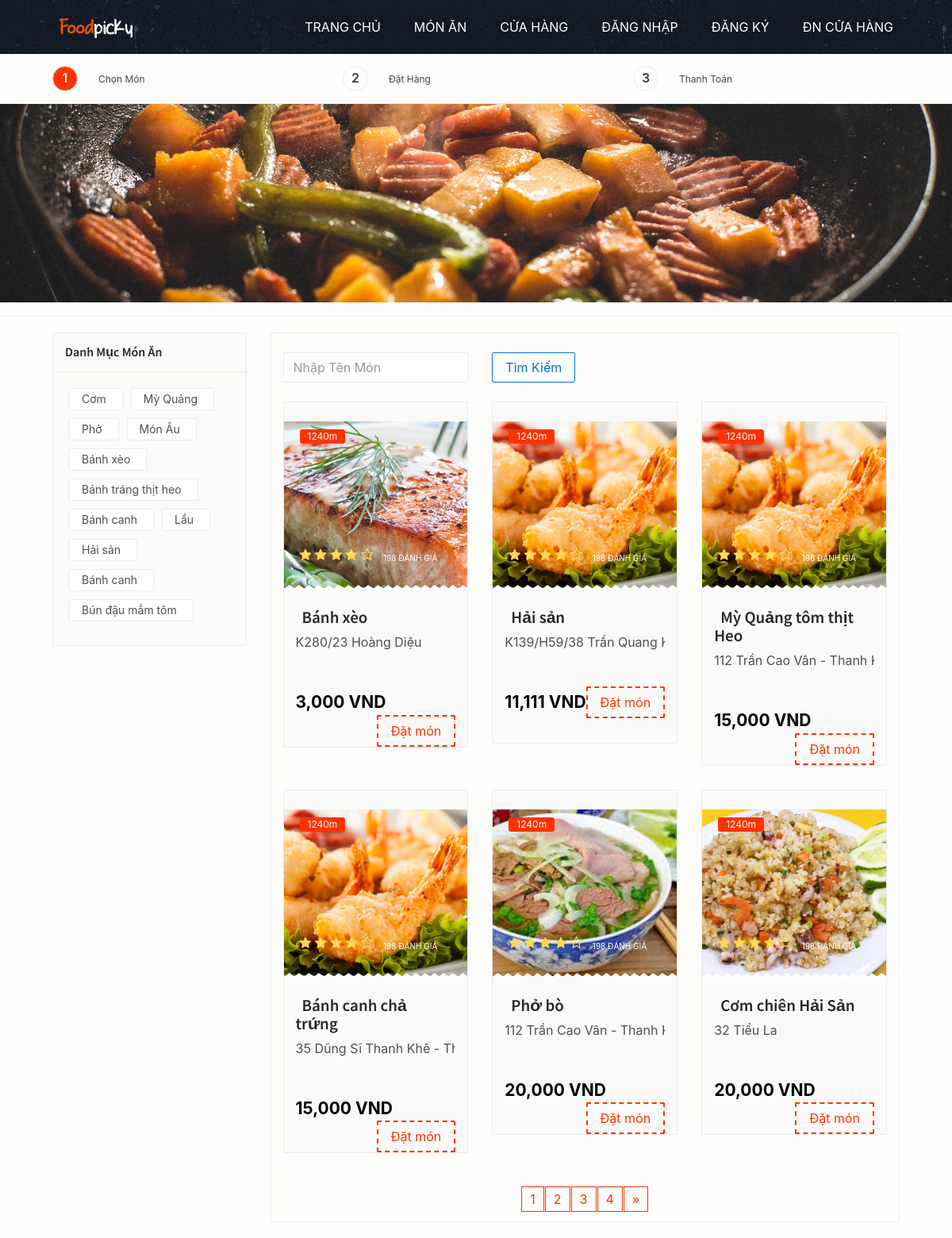
The page /public/mon-an on the database its author committed.
### tables this page shows
CREATE TABLE `danhmucmonan` (
  `IDDanhMuc` int(11) NOT NULL,
  `TenDanhMuc` varchar(50) NOT NULL,
  `MoTaDM` varchar(200) NOT NULL
);

CREATE TABLE `monan` (
  `IDMonAn` int(11) NOT NULL,
  `IDCuaHang` int(11) NOT NULL,
  `IDDanhMuc` int(11) NOT NULL,
  `TenMonAn` varchar(50) NOT NULL,
  `Gia` bigint(100) NOT NULL,
  `Anh1` varchar(100) NOT NULL,
  `Anh2` varchar(100) NOT NULL,
  `Anh3` varchar(100) NOT NULL,
  `MoTa` varchar(100) NOT NULL,
  `TrangThai` varchar(100) NOT NULL,
  `DanhGia` varchar(100) NOT NULL,
  `deleteAt` int(11) DEFAULT NULL
);

CREATE TABLE `cuahang` (
  `IDCuaHang` int(11) NOT NULL,
  `TenCuaHang` varchar(100) NOT NULL,
  `TenDangNhap` varchar(100) NOT NULL,
  `MatKhau` varchar(100) NOT NULL,
  `TenChuCuaHang` varchar(100) NOT NULL,
  `SDT` bigint(20) NOT NULL,
  `Email` varchar(100) NOT NULL,
  `DiaChi` varchar(100) NOT NULL,
  `GioMoCua` time NOT NULL,
  `GioDongCua` time NOT NULL,
  `Anh` varchar(100) NOT NULL,
  `GPKD` varchar(100) NOT NULL,
  `HinhAnhCuaHang` varchar(100) NOT NULL
);

### App/Controllers/MonAnController.php (called while the page is built, shortened)
<?php
class MonAnController extends \Core\Controller
{
    public function indexAction()
    {
        $params = $this->route_params;
        $tenMon = "";
        if (empty($params['id']))
            $params['id'] = 1;
        $MonAnInPage = monanModel::getMonAnPagi($params['id'],$tenMon);
        $danhMuc = danhMucModel::getAll();
        View::render('Client/index.php', ['page' => 'monan', 'title'=>"Danh Sách Món Ăn", 'MonAnInPage' => $MonAnInPage, 'DanhMuc' => $danhMuc,'TuTimKiem'=>$tenMon]);
    }
}

### public/index.php (called while the page is built, shortened)
<?php
$router = new Core\Router();
$router->add('/DoAn1/public/', ['controller' => 'Home', 'action' => 'index']);
$router->add('/DoAn1/public/Home', ['controller' => 'Home', 'action' => 'home']);
$router->add('/DoAn1/public/ds-cua-hang', ['controller' => 'CuahangController', 'action' => 'index']);
$router->add('/DoAn1/public/cua-hang/{idmon:\d+}', ['controller' => 'CuahangController', 'action' => 'monAnOfCuaHang']);
$router->add('/DoAn1/public/cua-hang/by/{idcuahang:\d+}', ['controller' => 'CuahangController', 'action' => 'MonAnByIdCuaHang']);
$router->add('/DoAn1/public/mon-an', ['controller' => 'MonAnController', 'action' => 'index']);
$router->add('/DoAn1/public/mon-an/{id:\d+}', ['controller' => 'MonAnController', 'action' => 'index']);
$router->add('/DoAn1/public/mon-an-loai', ['controller' => 'MonAnController', 'action' => 'LoaiMon']);
$router->add('/DoAn1/public/mon-an-loai/{idcate:\d+}', ['controller' => 'MonAnController', 'action' => 'LoaiMon']);
$router->add('/DoAn1/public/mon-an-loai/{idcate:\d+}/{id:\d+}', ['controller' => 'MonAnController', 'action' => 'LoaiMon']);
$router->add('/DoAn1/public/dang-nhap', ['controller' => 'LoginController', 'action' => 'index']);
$router->add('/DoAn1/public/dang-xuat', ['controller' => 'LoginController', 'action' => 'logout']);
$router->add('/DoAn1/public/dang-ky', ['controller' => 'RegisterController', 'action' => 'index']);
$router->add('/DoAn1/public/checkUNKH', ['controller' => 'RegisterController', 'action' => 'checkUsserName']);
$router->add('/DoAn1/public/them-gio-hang', ['controller' => 'DatHangController', 'action' => 'index']);
$router->add('/DoAn1/public/gio-hang', ['controller' => 'DatHangController', 'action' => 'GioHang']);
$router->add('/DoAn1/public/chi-tiet-don-hang', ['controller' => 'DatHangController', 'action' => 'ChiTietDonHang']);
$router->add('/DoAn1/public/chi-tiet-don-hang/{iddh:\d+}', ['controller' => 'DatHangController', 'action' => 'ChiTietDonHang']);
$router->add('/DoAn1/public/cch-chi-tiet-don-hang/{iddh:\d+}', ['controller' => 'CCHQuanLyMonAnController', 'action' => 'ChiTietDonHang']);
$router->add('/DoAn1/public/deleteItemCart', ['controller' => 'DatHangController', 'action' => 'DeleteItemCart']);
$router->add('/DoAn1/public/checkKhacCuaHang', ['controller' => 'DatHangController', 'action' => 'checkKhacCuaHang']);
$router->add('/DoAn1/public/thanh-toan', ['controller' => 'CheckoutController', 'action' => 'index']);
$router->add('/DoAn1/public/hoa-don', ['controller' => 'DatHangController', 'action' => 'DonHang']);
$router->add('/DoAn1/public/hoa-don/{idhd:\d+}', ['controller' => 'DatHangController', 'action' => 'capNhatHoaDon']);
$router->add('/DoAn1/public/dang-nhap-cch', ['controller' => 'CCHLoginController', 'action' => 'index']);
$router->add('/DoAn1/public/ql-mon-an', ['controller' => 'CCHQuanLyMonAnController', 'action' => 'index']);
$router->add('/DoAn1/public/delete-mon-an/{idmon:\d+}', ['controller' => 'CCHQuanLyMonAnController', 'action' => 'DeleteMon']);
$router->add('/DoAn1/public/don-hang-cua-cua-hang', ['controller' => 'CCHQuanLyMonAnController', 'action' => 'DonHangCuaCuaHang']);
$router->add('/DoAn1/public/ud-status', ['controller' => 'CCHQuanLyMonAnController', 'action' => 'UdStatus']);
$router->add('/DoAn1/public/dang-xuat-cch', ['controller' => 'CCHLoginController', 'action' => 'logout']);
$router->add('/DoAn1/public/Admin', ['controller' => 'AdminController', 'action' => 'index']);
$router->add('/DoAn1/public/Admin/accAdmin', ['controller' => 'AdminController', 'action' => 'accAdmin']);
$router->add('/DoAn1/public/Admin/insertAdmin', ['controller' => 'AdminController', 'action' => 'insertAdmin']);
$router->add('/DoAn1/public/Admin/updateAdmin', ['controller' => 'AdminController', 'action' => 'updateAdmin']);
$router->add('/DoAn1/public/Admin/checkUsername', ['controller' => 'AdminController', 'action' => 'checkUsername']);
$router->add('/DoAn1/public/Admin/deleteAdmin', ['controller' => 'AdminController', 'action' => 'deleteAdmin']);
$router->add('/DoAn1/public/Admin/monan', ['controller' => 'AdMonAnController', 'action' => 'index']);
$router->add('/DoAn1/public/admin/them-MonAn', ['controller' => 'AdMonAnController', 'action' => 'insertMonAn']);
$router->add('/DoAn1/public/admin/thung-rac', ['controller' => 'AdMonAnController', 'action' => 'trashMonAn']);
$router->add('/DoAn1/public/admin/deleteMonAn', ['controller' => 'AdMonAnController', 'action' => 'deleteMonAn']);
$router->add('/DoAn1/public/admin/RestoreMonAn', ['controller' => 'AdMonAnController', 'action' => 'RestoreMonAn']);
$router->add('/DoAn1/public/admin/permanentlyDelete', ['controller' => 'AdMonAnController', 'action' => 'permanentlyDelete']);
$router->add('/DoAn1/public/Admin/danh-muc', ['controller' => 'AdDanhMucController', 'action' => 'index']);
$router->add('/DoAn1/public/Admin/trang-thai', ['controller' => 'AdTrangThaiController', 'action' => 'index']);
$router->add('/DoAn1/public/Admin/taikhoan-khachhang', ['controller' => 'AdKhachHangController', 'action' => 'index']);
$router->add('/DoAn1/public/Admin/taikhoan-cuahang', ['controller' => 'AdChuCuaHangController', 'action' => 'index']);
$router->add('/DoAn1/public/Admin/nhan-vien-gh', ['controller' => 'AdNVGiaoHangController', 'action' => 'index']);
$router->add('/DoAn1/public/Admin/hoa-don', ['controller' => 'AdHoaDonController', 'action' => 'index']);
$router->add('/DoAn1/public/Admin/chitiet-hoadon', ['controller' => 'AdTrangThaiController', 'action' => 'index']);
$router->add('/DoAn1/public/Admin/login', ['controller' => 'AdLoginController', 'action' => 'index']);
$router->add('/DoAn1/public/Admin/logout', ['controller' => 'AdLoginController', 'action' => 'logout']);
$router->dispatch($_SERVER['REQUEST_URI']);

### App/Models/danhMucModel.php (called while the page is built, shortened)
<?php
class danhMucModel extends \Core\Model
{
    public static function getAll()
    {
        $db = static::getDB();
        $stmt = $db->query('SELECT * FROM danhmucmonan');
        return $stmt->fetchAll(PDO::FETCH_ASSOC);
    }
}

### App/Models/monanModel.php (called while the page is built, shortened)
<?php
class monanModel extends \Core\Model
{
    public static function getMonAnPagi($page,$tenMon)
    {
        $db = static::getDB();
        $stmt = $db->query('SELECT COUNT(IDMonAn) FROM   monan WHERE deleteAt IS NULL');
        $totalRecords = current($stmt->fetch(PDO::FETCH_ASSOC));
        $current_page = $page;
        $limit = 6;
        $totalPages = ceil($totalRecords / $limit);
        $start = ($current_page - 1) * $limit;
        $stpr = $db->query('SELECT * FROM monan as ma
                            INNER JOIN (SELECT dm.IDDanhMuc,dm.TenDanhMuc FROM danhmucmonan as dm ) dam ON dam.IDDanhMuc = ma.IDDanhMuc
                            INNER JOIN cuahang ch ON ma.IDCuaHang = ch.IDCuaHang
                            WHERE ma.deleteAt IS NULL  AND TenMonAn LIKE "%'.$tenMon.'%"
                            ORDER BY ma.Gia ASC
                            LIMIT '.$start.', '.$limit.'');
        $MonAn = $stpr->fetchAll(PDO::FETCH_ASSOC);
        $paginatoinInfo = [
            'MonAn' => $MonAn,
            'totalPages' => $totalPages,
            'current_page' => $current_page
        ];
        return $paginatoinInfo;
    }
}

### App/Views/Client/Detail/monan.php (the view, shortened to what this page needs)
<div class="page-wrapper">
    <div class="top-links">
        <div class="container">
            <ul class="row links">
                <li class="col-xs-12 col-sm-4 link-item active"><span>1</span><a href="restaurants.php">Chọn Món</a></li>
                <li class="col-xs-12 col-sm-4 link-item"><span>2</span><a href="#">Đặt Hàng</a></li>
                <li class="col-xs-12 col-sm-4 link-item"><span>3</span><a href="#">Thanh Toán</a></li>
            </ul>
        </div>
    </div>
    <div class="inner-page-hero bg-image" data-image-src="/DoAn1/public/image/img/res.jpeg" style="background: url(&quot;/DoAn1/public/image/img/res.jpeg&quot;) center center / cover no-repeat;">
    </div>
    <div class="result-show">
    </div>
    <section class="restaurants-page">
        <div class="container">
            <div class="row">
                <div class="col-xs-12 col-sm-5 col-md-5 col-lg-3">
                    <div class="widget clearfix">
                        <div class="widget-heading">
                            <h3 class="widget-title text-dark">
                                Danh Mục Món Ăn
                            </h3>
                            <div class="clearfix"></div>
                        </div>
                        <div class="widget-body">
                            <ul class="tags">
                                <?php foreach ($args['DanhMuc'] as $key => $value) { ?>
                                <li>
                                    <a href="/DoAn1/public/mon-an-loai/<?php echo $value['IDDanhMuc'];?>" class="tag"><?php echo $value['TenDanhMuc'];?></a>
                                </li>
                                <?php }?>
                            </ul>
                        </div>
                    </div>
                </div>
                <div class="col-xs-12 col-sm-7 col-md-7 col-lg-9">
                    <div class="bg-gray restaurant-entry">
                    <form action="/DoAn1/public/mon-an" method="post" enctype="multipart/form-data" class="py-2">
                            <div class="input-group row">
                                <div class="col-md-4">
                                    <input type="text" class="form-control rounded" name = "searchTenMon" placeholder="Nhập Tên Món" aria-label="Search" value="<?php if (isset($args['TuTimKiem'])) echo $args['TuTimKiem'];?>" aria-describedby="search-addon" />
                                </div>
                                <div class="col-md-2">
                                    <input type="submit" name="searchString" value="Tìm Kiếm" class="btn btn-outline-primary">
                                </div>
                            </div>
                        </form>
                        <div class="row">
                            <?php foreach ($args['MonAnInPage']['MonAn'] as $key => $value){?>
                            <div class="col-xs-12 col-sm-6 col-md-4 food-item">
                                <div class="food-item-wrap">
                                    <a href="/DoAn1/public/cua-hang/<?php echo $value['IDMonAn'];?>">
                                        <div class="figure-wrap bg-image" data-image-src="/DoAn1/public/image/Res_img/dishes/<?php echo $value['Anh1'];?>" style="background: url(&quot;/DoAn1/public/image/Res_img/dishes/5ad7582e2ec9c.jpg&quot;) center center / cover no-repeat;">
                                            <div class="distance"><i class="fa fa-pin"></i>1240m</div>
                                            <div class="rating pull-left"> <i class="fa fa-star"></i> <i class="fa fa-star"></i> <i class="fa fa-star"></i> <i class="fa fa-star"></i> <i class="fa fa-star-o"></i> </div>
                                            <div class="review pull-right"><a href="#">198 Đánh giá</a> </div>
                                        </div>
                                        <div class="content">
                                            <h5><a href="/DoAn1/public/cua-hang/<?php echo $value['IDMonAn'];?>"><?php echo $value['TenMonAn'];?></a></h5>
                                            <div class="product-name"><?php echo $value['DiaChi'];?></div>
                                            <div class="price-btn-block"> <span class="price"><?php echo number_format($value['Gia']) ;?> VND</span> <a href="/DoAn1/public/cua-hang/<?php echo $value['IDMonAn'];?>" class="btn theme-btn-dash pull-right">Đặt món</a> </div>
                                        </div>
                                    </a>
                                </div>
                            </div>
                            <?php }?>
                        </div>
                        <div class="row">
                            <div class="col-md-12">
                                <div class="product-pagination text-center">
                                    <nav>
                                        <ul class="pagination">
                                            <?php
                                            if (isset($args['MaDanhMuc'])) {
                                                if ($args['MonAnInPage']['current_page'] > 1 && $args['MonAnInPage']['totalPages'] > 1) {
                                                    echo '<li><a aria-label="Previous" href="/DoAn1/public/mon-an-loai/'.$args["MaDanhMuc"].'/' . ($args['MonAnInPage']['current_page'] - 1) . '" ><span aria-hidden="true">«</span></a></li>  ';
                                                }
                                                for ($i = 1; $i <= $args['MonAnInPage']['totalPages']; $i++) {
                                                    echo '<li><a href="/DoAn1/public/mon-an-loai/'.$args["MaDanhMuc"].'/' . $i . '">' . $i . '</a></li>';
                                                }
                                                if ($args['MonAnInPage']['current_page'] < $args['MonAnInPage']['totalPages'] && $args['MonAnInPage']['totalPages'] > 1) {
                                                    echo '<li><a aria-label="Previous" href="/DoAn1/public/mon-an-loai/'.$args["MaDanhMuc"].'/' . ($args['MonAnInPage']['current_page'] + 1) . '" ><span aria-hidden="true">»</span></a></li>  ';
                                                }
                                            } else {
                                                if ($args['TuTimKiem'] == "") {
                                                    for ($i = 1; $i <= $args['MonAnInPage']['totalPages']; $i++) {
                                                        echo '<li><a href="/DoAn1/public/mon-an/' . $i . '">' . $i . '</a></li>';
                                                    }
                                                    if ($args['MonAnInPage']['current_page'] < $args['MonAnInPage']['totalPages'] && $args['MonAnInPage']['totalPages'] > 1) {
                                                        echo '<li><a aria-label="Previous" href="/DoAn1/public/mon-an/' . ($args['MonAnInPage']['current_page'] + 1) . '" ><span aria-hidden="true">»</span></a></li>  ';
                                                    }
                                                } else {
                                                    echo "";
                                                }
                                            }
                                            ?>
                                        </ul>
                                    </nav>
                                </div>
                            </div>
                        </div>
                    </div>
                </div>
            </div>
        </div>
    </section>
</div>

### rows shown on the page
danhmucmonan: TenDanhMuc "Cơm"
danhmucmonan: TenDanhMuc "Mỳ Quảng"
danhmucmonan: TenDanhMuc "Phở"
danhmucmonan: TenDanhMuc "Món Âu"
danhmucmonan: TenDanhMuc "Bánh xèo"
danhmucmonan: TenDanhMuc "Bánh tráng thịt heo"
danhmucmonan: TenDanhMuc "Bánh canh"
danhmucmonan: TenDanhMuc "Lẩu"
danhmucmonan: TenDanhMuc "Hải sản"
danhmucmonan: TenDanhMuc "Bánh canh"
danhmucmonan: TenDanhMuc "Bún đậu mắm tôm"
monan: Anh1 (picture), TenMonAn "Bánh xèo", IDCuaHang.DiaChi "K280/23 Hoàng Diệu", Gia "3,000"
monan: Anh1 (picture), TenMonAn "Hải sản", IDCuaHang.DiaChi "K139/H59/38 Trần Quan…", Gia "11,111"
monan: Anh1 (picture), TenMonAn "Mỳ Quảng tôm thịt Heo", IDCuaHang.DiaChi "112 Trần Cao Vân - Than…", Gia "15,000"
monan: Anh1 (picture), TenMonAn "Bánh canh chả trứng", IDCuaHang.DiaChi "35 Dũng Sĩ Thanh Khê -…", Gia "15,000"
monan: Anh1 (picture), TenMonAn "Phở bò", IDCuaHang.DiaChi "112 Trần Cao Vân - Than…", Gia "20,000"
monan: Anh1 (picture), TenMonAn "Cơm chiên Hải Sản", IDCuaHang.DiaChi "32 Tiểu La", Gia "20,000"
